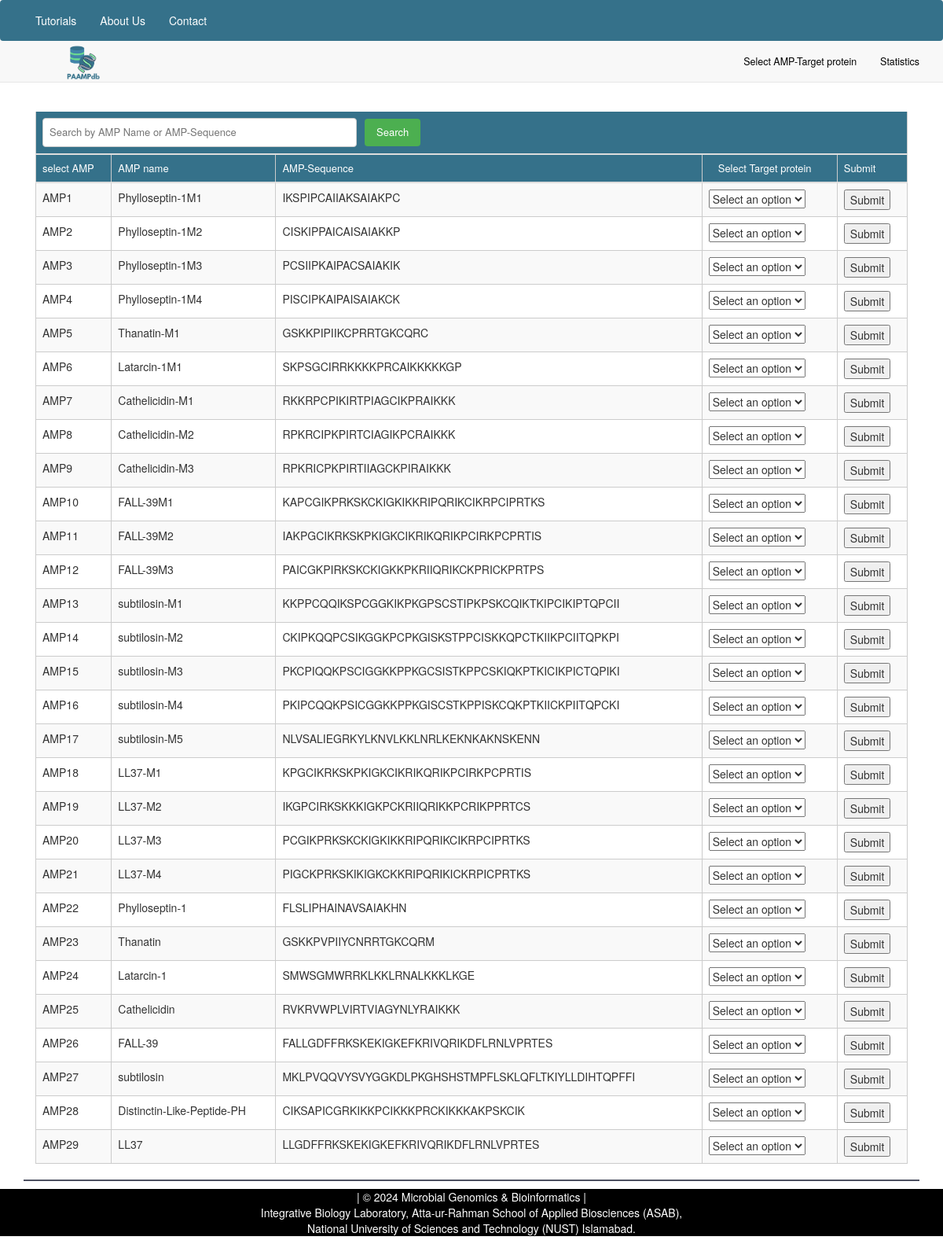
/home/, run on the app's committed database.
### docking/models.py (models this page shows, shortened)
class AMP(models.Model):
    target_protein = models.ForeignKey(TargetProtein, on_delete=models.SET_NULL, null=True, blank=True)
    amp_no = models.CharField(max_length=100, unique=True)
    name = models.CharField(max_length=255)
    sequence = models.TextField()
    source = models.CharField(max_length=255)
    tiny_number = models.IntegerField()
    small_number = models.IntegerField()
    aliphatic_number = models.IntegerField()
    aromatic_number = models.IntegerField()
    nonpolar_number = models.IntegerField()
    polar_number = models.IntegerField()
    charged_number = models.IntegerField()
    basic_number = models.IntegerField()
    acidic_number = models.IntegerField()
    tiny_mole = models.FloatField()
    small_mole = models.FloatField()
    aliphatic_mole = models.FloatField()
    aromatic_mole = models.FloatField()
    nonpolar_mole = models.FloatField()
    polar_mole = models.FloatField()
    charged_mole = models.FloatField()
    basic_mole = models.FloatField()
    acidic_mole = models.FloatField()
    molecular_weight = models.CharField(max_length=50)
    length = models.IntegerField()
    isoelectric_point = models.CharField(max_length=50)
    aliphatic_index = models.FloatField()
    antigenic = models.CharField(max_length=255)
    toxicity = models.CharField(max_length=255)
    cpp = models.CharField(max_length=255)
    charge = models.CharField(max_length=50)
    instability_index = models.CharField(max_length=50)
    hydrophobicity = models.CharField(max_length=50)
    hydrophobic_moment = models.CharField(max_length=50)
    boman_index = models.CharField(max_length=50)
    hp = models.CharField(max_length=50)
    antimicrobial = models.CharField(max_length=255)
    half_life = models.CharField(max_length=255)
    pdb_name = models.CharField(("PDBName"), max_length=1000)
    pdb_file = models.FileField(upload_to='amp_pdb_files/', null=True, blank=True)

### docking/views.py (the view)
# urls.py: path("home/", views.search_view, name="home"),
def search_view(request):
    return render(request, "search.html", {
        "targets": TargetProtein.objects.all(),
        "proteins": AMP.objects.all()
    })

### docking/templates/search.html (shortened to what this page needs)
{% extends './base.html' %}
{% block content %}
<link rel="stylesheet" href="https://cdnjs.cloudflare.com/ajax/libs/font-awesome/4.7.0/css/font-awesome.min.css">
<body>
    <div class="col-lg-12 col-md-12 col-sm-12 col-xs-12">
        <table class="table table-striped w-auto">
            <thead>
                <tr>
                    <th colspan="6" style="text-align: left;">
                        <div class="search-container">
                            <input type="text" class="search-input" id="searchInput" placeholder="Search by AMP Name or AMP-Sequence">
                            <button class="search-button" onclick="search()">Search</button>
                        </div>
                    </th>
                </tr>
                <tr>
                    <th scope="col">select AMP</th>
                    <th scope="col">AMP name</th>
                    <th scope="col">AMP-Sequence</th>
                    <th scope="col" style="padding-left: 20px;"> Select Target protein</th>
                    <th scope="col">Submit</th>
                </tr>
            </thead>
            <tbody>
                {% for protein in proteins %}
                <tr class="table-info">
                    <td> AMP{{ protein.id }}
                    </td>
                    <td>{{ protein.name }}</td>
                    <td>{{ protein.sequence}}</td>
                    <td>
                        <select class="mySelect" name="dropdown" onchange="updateHiddenInput(this, {{ protein.id }})" required>
                            <option value="" disabled selected>Select an option</option>
                        </select>
                    </td>
                    <td>
                        <form class="form-inline" method="POST" action="{% url 'create_protein' %}">
                            <input type="submit" value="Submit">
                        </form>
                    </td>
                </tr>
                {% endfor %}
            </tbody>
        </table>
    </div>
    <section>
        <hr />
    </section>
</body>
{% endblock %}

### docking/templates/search.html (style rules this page uses)
table { width: 100%; border-collapse: collapse; margin-top: 150px; }
tr:nth-of-type(odd) { background: #eee; }
th { background: #35718A; color: white; font-weight: bold; }
td, th { padding: 4px; border: 1px solid #ccc; text-align: left; }
th { background: #35718A; color: rgb(255, 255, 255); font-weight: normal; font-size: small; }
body { padding-top: -30px; margin-top: -10px; }
hr { border: 1px solid #4D5061; margin: 10px 0; }
.search-container { display: flex; align-items: center; }
.search-input { padding: 8px; border: 1px solid #ccc; border-radius: 4px; width: 50%; max-width: 400px; box-sizing: border-box; color: #333; background-color: #fff; }
.search-button { padding: 8px 15px; background-color: #4CAF50; color: white; border: none; border-radius: 4px; cursor: pointer; margin-left: 10px; }

### data on the page
AMP: id "1", name "Phylloseptin-1M1", sequence "IKSPIPCAIIAKSAIAKPC"
AMP: id "2", name "Phylloseptin-1M2", sequence "CISKIPPAICAISAIAKKP"
AMP: id "3", name "Phylloseptin-1M3", sequence "PCSIIPKAIPACSAIAKIK"
AMP: id "4", name "Phylloseptin-1M4", sequence "PISCIPKAIPAISAIAKCK"
AMP: id "5", name "Thanatin-M1", sequence "GSKKPIPIIKCPRRTGKCQRC"
AMP: id "6", name "Latarcin-1M1", sequence "SKPSGCIRRKKKKPRCAIKKKKKGP"
AMP: id "7", name "Cathelicidin-M1", sequence "RKKRPCPIKIRTPIAGCIKPRAIKKK"
AMP: id "8", name "Cathelicidin-M2", sequence "RPKRCIPKPIRTCIAGIKPCRAIKKK"
AMP: id "9", name "Cathelicidin-M3", sequence "RPKRICPKPIRTIIAGCKPIRAIKKK"
AMP: id "10", name "FALL-39M1", sequence "KAPCGIKPRKSKCKIGKIKKRIPQRIKCIKRPCIPRTKS"
AMP: id "11", name "FALL-39M2", sequence "IAKPGCIKRKSKPKIGKCIKRIKQRIKPCIRKPCPRTIS"
AMP: id "12", name "FALL-39M3", sequence "PAICGKPIRKSKCKIGKKPKRIIQRIKCKPRICKPRTPS"
AMP: id "13", name "subtilosin-M1", sequence "KKPPCQQIKSPCGGKIKPKGPSCSTIPKPSKCQIKTKIPCIKIPTQPCII"
AMP: id "14", name "subtilosin-M2", sequence "CKIPKQQPCSIKGGKPCPKGISKSTPPCISKKQPCTKIIKPCIITQPKPI"
AMP: id "15", name "subtilosin-M3", sequence "PKCPIQQKPSCIGGKKPPKGCSISTKPPCSKIQKPTKICIKPICTQPIKI"
AMP: id "16", name "subtilosin-M4", sequence "PKIPCQQKPSICGGKKPPKGISCSTKPPISKCQKPTKIICKPIITQPCKI"
AMP: id "17", name "subtilosin-M5", sequence "NLVSALIEGRKYLKNVLKKLNRLKEKNKAKNSKENN"
AMP: id "18", name "LL37-M1", sequence "KPGCIKRKSKPKIGKCIKRIKQRIKPCIRKPCPRTIS"
AMP: id "19", name "LL37-M2", sequence "IKGPCIRKSKKKIGKPCKRIIQRIKKPCRIKPPRTCS"
AMP: id "20", name "LL37-M3", sequence "PCGIKPRKSKCKIGKIKKRIPQRIKCIKRPCIPRTKS"
AMP: id "21", name "LL37-M4", sequence "PIGCKPRKSKIKIGKCKKRIPQRIKICKRPICPRTKS"
AMP: id "22", name "Phylloseptin-1", sequence "FLSLIPHAINAVSAIAKHN"
AMP: id "23", name "Thanatin", sequence "GSKKPVPIIYCNRRTGKCQRM"
AMP: id "24", name "Latarcin-1", sequence "SMWSGMWRRKLKKLRNALKKKLKGE"
AMP: id "25", name "Cathelicidin", sequence "RVKRVWPLVIRTVIAGYNLYRAIKKK"
AMP: id "26", name "FALL-39", sequence "FALLGDFFRKSKEKIGKEFKRIVQRIKDFLRNLVPRTES"
AMP: id "27", name "subtilosin", sequence "MKLPVQQVYSVYGGKDLPKGHSHSTMPFLSKLQFLTKIYLLDIHTQPFFI"
AMP: id "28", name "Distinctin-Like-Peptide-PH", sequence "CIKSAPICGRKIKKPCIKKKPRCKIKKKAKPSKCIK"
AMP: id "29", name "LL37", sequence "LLGDFFRKSKEKIGKEFKRIVQRIKDFLRNLVPRTES"
